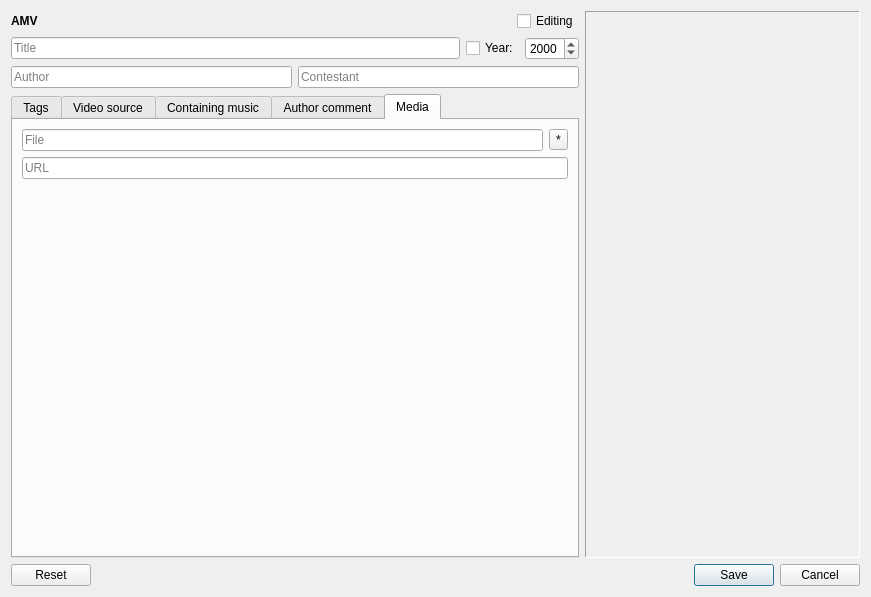
<?xml version="1.0" encoding="UTF-8"?>
<ui version="4.0">
 <class>DialogAddAmv</class>
 <widget class="QDialog" name="DialogAddAmv">
  <property name="geometry">
   <rect>
    <x>0</x>
    <y>0</y>
    <width>871</width>
    <height>597</height>
   </rect>
  </property>
  <property name="windowTitle">
   <string>Add AMV</string>
  </property>
  <property name="windowIcon">
   <iconset resource="resource.qrc">
    <normaloff>:/images/DBA_Icon.png</normaloff>:/images/DBA_Icon.png</iconset>
  </property>
  <property name="locale">
   <locale language="English" country="UnitedKingdom"/>
  </property>
  <layout class="QVBoxLayout" name="verticalLayout">
   <item>
    <layout class="QHBoxLayout" name="HLay_0">
     <item>
      <layout class="QVBoxLayout" name="VLay_0">
       <property name="sizeConstraint">
        <enum>QLayout::SetDefaultConstraint</enum>
       </property>
       <item>
        <layout class="QHBoxLayout" name="HLay_1">
         <item>
          <widget class="QLabel" name="label">
           <property name="font">
            <font>
             <weight>75</weight>
             <bold>true</bold>
            </font>
           </property>
           <property name="text">
            <string>AMV</string>
           </property>
          </widget>
         </item>
         <item>
          <spacer name="HSpacer_0">
           <property name="orientation">
            <enum>Qt::Horizontal</enum>
           </property>
           <property name="sizeHint" stdset="0">
            <size>
             <width>40</width>
             <height>20</height>
            </size>
           </property>
          </spacer>
         </item>
         <item>
          <widget class="QCheckBox" name="CheckBox_Editing">
           <property name="whatsThis">
            <string>If you didn't finish editing - deliver a checkbox for display it in the special filter</string>
           </property>
           <property name="text">
            <string>Editing</string>
           </property>
          </widget>
         </item>
        </layout>
       </item>
       <item>
        <layout class="QHBoxLayout" name="HLay_Title">
         <property name="topMargin">
          <number>0</number>
         </property>
         <item>
          <widget class="QLineEdit" name="LineEdit_Title">
           <property name="maxLength">
            <number>128</number>
           </property>
           <property name="dragEnabled">
            <bool>true</bool>
           </property>
           <property name="placeholderText">
            <string>Title</string>
           </property>
          </widget>
         </item>
         <item>
          <widget class="QCheckBox" name="CBox_Year">
           <property name="whatsThis">
            <string>If this checkbox isn't active - year won't be displayed</string>
           </property>
           <property name="text">
            <string>Year:</string>
           </property>
          </widget>
         </item>
         <item>
          <widget class="QSpinBox" name="SpinBox_Year">
           <property name="whatsThis">
            <string>You can use a mouse wheel for value change</string>
           </property>
           <property name="minimum">
            <number>1900</number>
           </property>
           <property name="maximum">
            <number>9999</number>
           </property>
           <property name="value">
            <number>2000</number>
           </property>
          </widget>
         </item>
        </layout>
       </item>
       <item>
        <layout class="QHBoxLayout" name="HLay_AuthorAndConcurs">
         <property name="topMargin">
          <number>0</number>
         </property>
         <item>
          <widget class="QLineEdit" name="LineEdit_Author">
           <property name="dragEnabled">
            <bool>true</bool>
           </property>
           <property name="placeholderText">
            <string>Author</string>
           </property>
          </widget>
         </item>
         <item>
          <widget class="QLineEdit" name="LineEdit_Contestant">
           <property name="dragEnabled">
            <bool>true</bool>
           </property>
           <property name="placeholderText">
            <string>Сontestant</string>
           </property>
          </widget>
         </item>
        </layout>
       </item>
       <item>
        <widget class="QTabWidget" name="TabWidget_Info">
         <property name="enabled">
          <bool>true</bool>
         </property>
         <property name="whatsThis">
          <string>You can use a mouse wheel for switching on tabs</string>
         </property>
         <property name="currentIndex">
          <number>4</number>
         </property>
         <property name="usesScrollButtons">
          <bool>true</bool>
         </property>
         <property name="documentMode">
          <bool>false</bool>
         </property>
         <property name="tabsClosable">
          <bool>false</bool>
         </property>
         <widget class="QWidget" name="tab_tags">
          <attribute name="title">
           <string>Tags</string>
          </attribute>
          <layout class="QVBoxLayout" name="verticalLayout_5">
           <item>
            <widget class="QLineEdit" name="LineEdit_Tags">
             <property name="toolTip">
              <string>Separator: comma</string>
             </property>
             <property name="text">
              <string/>
             </property>
             <property name="maxLength">
              <number>256</number>
             </property>
             <property name="dragEnabled">
              <bool>true</bool>
             </property>
             <property name="placeholderText">
              <string>Enter through a comma, or choose from the list lower</string>
             </property>
             <property name="clearButtonEnabled">
              <bool>true</bool>
             </property>
            </widget>
           </item>
           <item>
            <widget class="QListView" name="LView_Tags">
             <property name="selectionMode">
              <enum>QAbstractItemView::MultiSelection</enum>
             </property>
             <property name="isWrapping" stdset="0">
              <bool>true</bool>
             </property>
             <property name="resizeMode">
              <enum>QListView::Adjust</enum>
             </property>
            </widget>
           </item>
          </layout>
         </widget>
         <widget class="QWidget" name="tab_anime">
          <attribute name="title">
           <string>Video source</string>
          </attribute>
          <layout class="QVBoxLayout" name="verticalLayout_2">
           <item>
            <widget class="QPlainTextEdit" name="plainTextEdit_ContAnime">
             <property name="placeholderText">
              <string>Video source</string>
             </property>
            </widget>
           </item>
          </layout>
         </widget>
         <widget class="QWidget" name="tab_5">
          <attribute name="title">
           <string>Containing music</string>
          </attribute>
          <layout class="QVBoxLayout" name="verticalLayout_6">
           <item>
            <widget class="QPlainTextEdit" name="plainTextEdit_ContMusic">
             <property name="placeholderText">
              <string>Containing music</string>
             </property>
            </widget>
           </item>
          </layout>
         </widget>
         <widget class="QWidget" name="tab_2">
          <attribute name="title">
           <string>Author comment</string>
          </attribute>
          <layout class="QVBoxLayout" name="verticalLayout_3">
           <item>
            <widget class="QPlainTextEdit" name="PlainTextEdit_AuthorComment">
             <property name="placeholderText">
              <string>Author comment</string>
             </property>
            </widget>
           </item>
          </layout>
         </widget>
         <widget class="QWidget" name="tab_3">
          <attribute name="title">
           <string>Media</string>
          </attribute>
          <layout class="QVBoxLayout" name="verticalLayout_4">
           <item>
            <layout class="QHBoxLayout" name="HLayout_Dir">
             <item>
              <widget class="QLineEdit" name="LineEdit_Dir">
               <property name="maxLength">
                <number>256</number>
               </property>
               <property name="dragEnabled">
                <bool>true</bool>
               </property>
               <property name="placeholderText">
                <string>File</string>
               </property>
               <property name="clearButtonEnabled">
                <bool>true</bool>
               </property>
              </widget>
             </item>
             <item>
              <widget class="QToolButton" name="toolButton">
               <property name="toolTip">
                <string/>
               </property>
               <property name="text">
                <string>*</string>
               </property>
               <property name="icon">
                <iconset resource="resource.qrc">
                 <normaloff>:/images/folder.png</normaloff>:/images/folder.png</iconset>
               </property>
               <property name="autoRaise">
                <bool>false</bool>
               </property>
              </widget>
             </item>
            </layout>
           </item>
           <item>
            <widget class="QLineEdit" name="LineEdit_URL">
             <property name="maxLength">
              <number>256</number>
             </property>
             <property name="dragEnabled">
              <bool>true</bool>
             </property>
             <property name="placeholderText">
              <string>URL</string>
             </property>
             <property name="clearButtonEnabled">
              <bool>true</bool>
             </property>
            </widget>
           </item>
           <item>
            <spacer name="VSpacer_0">
             <property name="orientation">
              <enum>Qt::Vertical</enum>
             </property>
             <property name="sizeHint" stdset="0">
              <size>
               <width>20</width>
               <height>138</height>
              </size>
             </property>
            </spacer>
           </item>
          </layout>
         </widget>
        </widget>
       </item>
      </layout>
     </item>
     <item>
      <widget class="ImageCover" name="Lbl_ImageCover">
       <property name="sizePolicy">
        <sizepolicy hsizetype="Fixed" vsizetype="Fixed">
         <horstretch>3</horstretch>
         <verstretch>1</verstretch>
        </sizepolicy>
       </property>
       <property name="minimumSize">
        <size>
         <width>180</width>
         <height>540</height>
        </size>
       </property>
       <property name="maximumSize">
        <size>
         <width>275</width>
         <height>825</height>
        </size>
       </property>
       <property name="baseSize">
        <size>
         <width>0</width>
         <height>0</height>
        </size>
       </property>
       <property name="toolTip">
        <string>Drop image here, or a double click for a file choice</string>
       </property>
       <property name="autoFillBackground">
        <bool>false</bool>
       </property>
       <property name="frameShape">
        <enum>QFrame::Panel</enum>
       </property>
       <property name="frameShadow">
        <enum>QFrame::Sunken</enum>
       </property>
       <property name="text">
        <string/>
       </property>
       <property name="pixmap">
        <pixmap resource="resource.qrc">:/images/DropHere.png</pixmap>
       </property>
       <property name="scaledContents">
        <bool>true</bool>
       </property>
       <property name="textInteractionFlags">
        <set>Qt::NoTextInteraction</set>
       </property>
      </widget>
     </item>
    </layout>
   </item>
   <item>
    <widget class="QDialogButtonBox" name="BtnBox">
     <property name="standardButtons">
      <set>QDialogButtonBox::Cancel|QDialogButtonBox::Reset|QDialogButtonBox::Save</set>
     </property>
    </widget>
   </item>
  </layout>
 </widget>
 <customwidgets>
  <customwidget>
   <class>ImageCover</class>
   <extends>QLabel</extends>
   <header location="global">widgets/imagecover.h</header>
  </customwidget>
 </customwidgets>
 <resources>
  <include location="resource.qrc"/>
 </resources>
 <connections/>
</ui>
